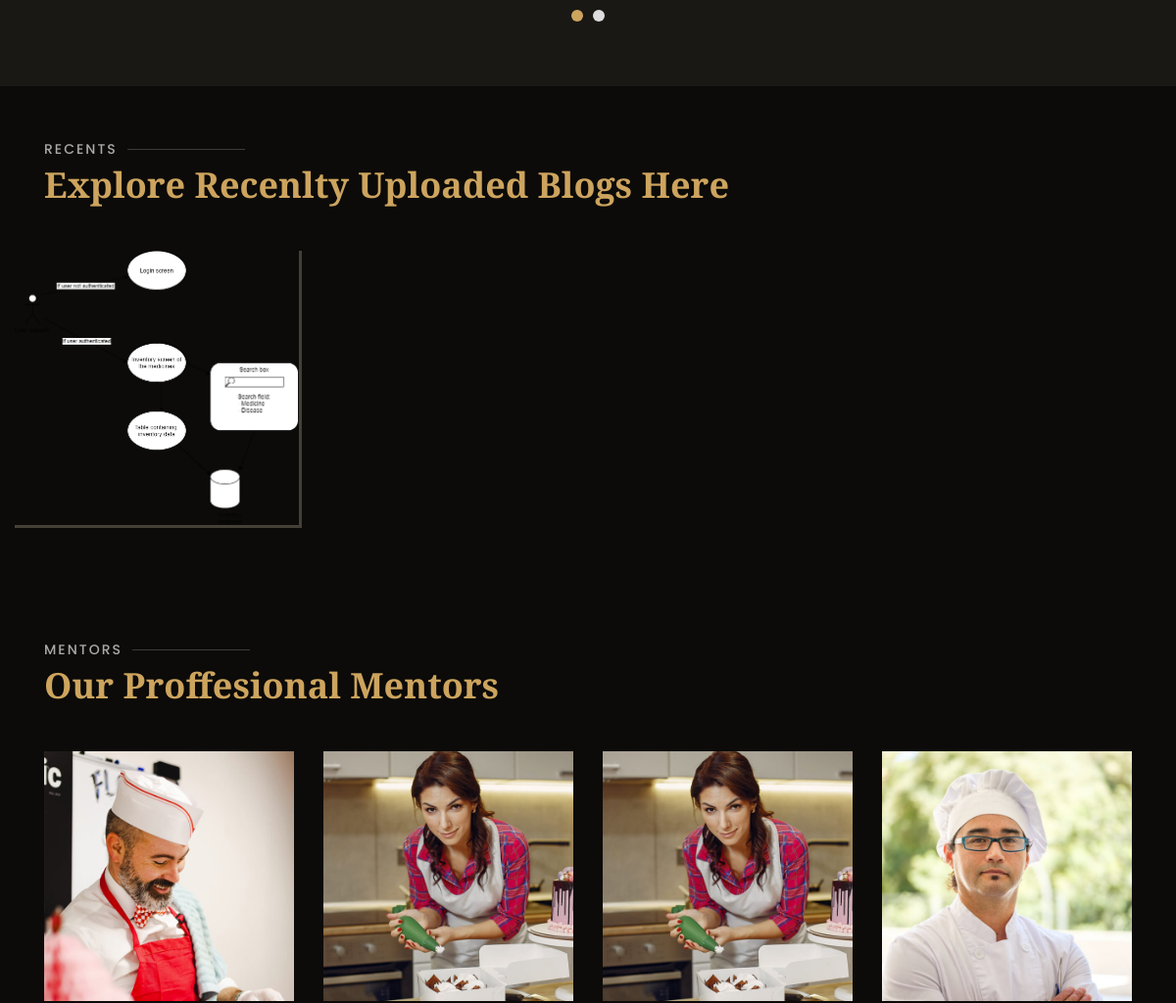
Before: / (middle part) with the older database file.
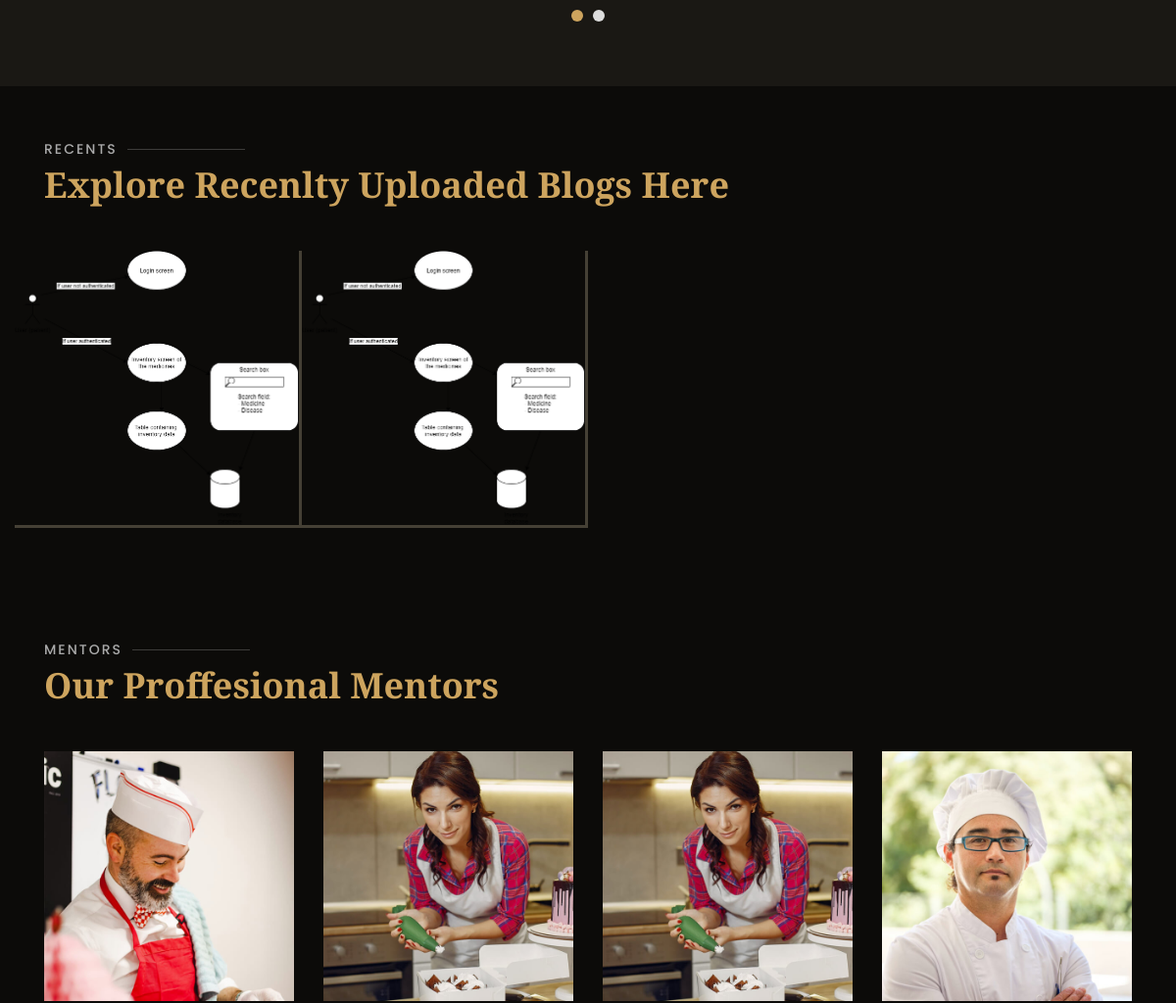
After: the same page with the newer database file.
### blog/models.py (models this page shows, shortened)
class Post(models.Model):
    title = models.CharField(max_length=100)
    thumnail_image=models.ImageField()
    main_img=models.ImageField(null=True)
    content = RichTextField(blank=True, null=True)
    date_posted = models.DateTimeField(auto_now_add=True)
    author = models.ForeignKey(User, on_delete=models.CASCADE)
    passed_by_mentor=models.BooleanField(default=False)

### blog/views.py (the view)
# urls.py: path('',home.as_view(),name="home"),
class home(View):
    def get(self, *args, **kwargs):
        post=Post.objects.order_by('-date_posted').filter(passed_by_mentor=True)
        context = {
            'blogs': post
        }
        return render(self.request, "index.html", context)

### templates/index.html (shortened to what this page needs)
{% extends 'base.html' %}
{% load static%}
{% block content %}
  <body>
    <main id="main">
      <section id="testimonials" class="testimonials section-bg">
        <div class="container" data-aos="fade-up">
          <div
            class="owl-carousel testimonials-carousel"
            data-aos="zoom-in"
            data-aos-delay="100"
          >
          </div>
        </div>
      </section>
      <section id="recentblogs" class="gallery">
        <div class="container" data-aos="fade-up">
          <div class="section-title">
            <h2>Recents</h2>
            <p>Explore Recenlty Uploaded Blogs Here</p>
          </div>
        </div>
        <div class="container-fluid" data-aos="fade-up" data-aos-delay="100">
          <div class="row no-gutters">
          {% for blog in blogs%}
            <div class="col-lg-3 col-md-4">
              <div class="gallery-item">
                <a
                  href="{% url 'blog:post-detail' blog.id%}"
                 {% comment %}
                  data-gall="gallery-item" {% endcomment %}
                >
                  <img
                    src="{{blog.thumnail_image.url}}"
                    alt=""
                    class="img-fluid"
                  />
                </a>
              </div>
            </div>
          {% endfor %}
          </div>
        </div>
      </section>
      <section id="mentors" class="chefs">
        <div class="container" data-aos="fade-up">
          <div class="section-title">
            <h2>Mentors</h2>
            <p>Our Proffesional Mentors</p>
          </div>
          <div class="row">
            <div class="col-lg-3 col-md-6">
              <div class="member" data-aos="zoom-in" data-aos-delay="100">
                <img
                  src="{% static 'img/chefs/chefs-1.jpg' %}"
                  class="img-fluid"
                  alt=""
                />
              </div>
            </div>
            <div class="col-lg-3 col-md-6">
              <div class="member" data-aos="zoom-in" data-aos-delay="200">
                <img
                  src="{% static 'img/chefs/chefs-2.jpg' %}"
                  class="img-fluid"
                  alt=""
                />
              </div>
            </div>
            <div class="col-lg-3 col-md-6">
              <div class="member" data-aos="zoom-in" data-aos-delay="200">
                <img
                  src="{% static 'img/chefs/chefs-2.jpg' %}"
                  class="img-fluid"
                  alt=""
                />
              </div>
            </div>
            <div class="col-lg-3 col-md-6">
              <div class="member" data-aos="zoom-in" data-aos-delay="300">
                <img
                  src="{% static 'img/chefs/chefs-3.jpg' %}"
                  class="img-fluid"
                  alt=""
                />
              </div>
            </div>
          </div>
        </div>
      </section>
    </main>
{% endblock content%}

Changed rows visible on the page:
added Post: thumnail_image (picture)
